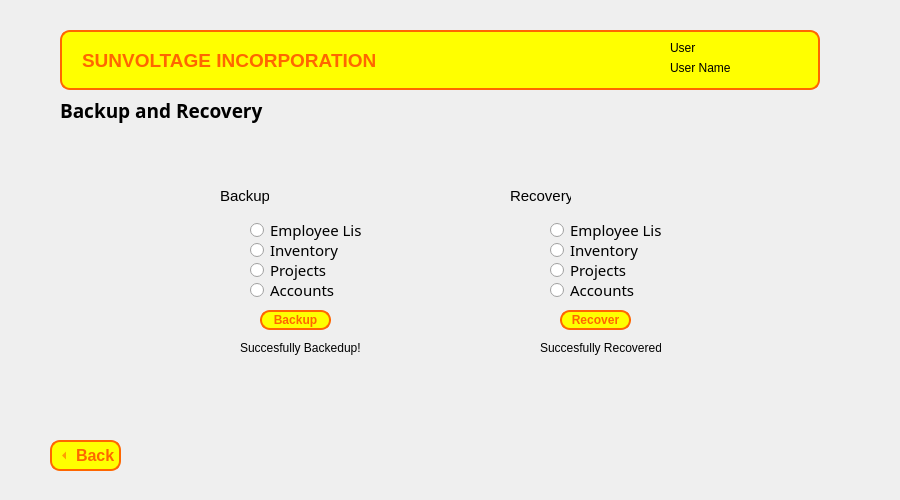
<?xml version="1.0" encoding="UTF-8"?>
<ui version="4.0">
 <class>Form</class>
 <widget class="QWidget" name="Form">
  <property name="geometry">
   <rect>
    <x>0</x>
    <y>0</y>
    <width>900</width>
    <height>500</height>
   </rect>
  </property>
  <property name="windowTitle">
   <string>Form</string>
  </property>
  <widget class="QLabel" name="label">
   <property name="geometry">
    <rect>
     <x>670</x>
     <y>40</y>
     <width>81</width>
     <height>16</height>
    </rect>
   </property>
   <property name="text">
    <string>User</string>
   </property>
  </widget>
  <widget class="QRadioButton" name="radioButton_Projects_Recovery">
   <property name="geometry">
    <rect>
     <x>550</x>
     <y>260</y>
     <width>111</width>
     <height>20</height>
    </rect>
   </property>
   <property name="font">
    <font>
     <family>Segoe UI Semibold</family>
     <pointsize>11</pointsize>
    </font>
   </property>
   <property name="styleSheet">
    <string notr="true">QRadioButton::indicator::checked {	
	image: url(check.png);
	width: 13px;
	height: 13px;
}</string>
   </property>
   <property name="text">
    <string>Projects</string>
   </property>
   <property name="autoExclusive">
    <bool>false</bool>
   </property>
  </widget>
  <widget class="QRadioButton" name="radioButton_Accounts_Backup">
   <property name="geometry">
    <rect>
     <x>250</x>
     <y>280</y>
     <width>111</width>
     <height>20</height>
    </rect>
   </property>
   <property name="font">
    <font>
     <family>Segoe UI Semibold</family>
     <pointsize>11</pointsize>
    </font>
   </property>
   <property name="styleSheet">
    <string notr="true">QRadioButton::indicator::checked {	
	image: url(check.png);
	width: 13px;
	height: 13px;
}</string>
   </property>
   <property name="text">
    <string>Accounts</string>
   </property>
   <property name="autoExclusive">
    <bool>false</bool>
   </property>
  </widget>
  <widget class="QRadioButton" name="radioButton_Inventory_Backup">
   <property name="geometry">
    <rect>
     <x>250</x>
     <y>240</y>
     <width>111</width>
     <height>20</height>
    </rect>
   </property>
   <property name="font">
    <font>
     <family>Segoe UI Semibold</family>
     <pointsize>11</pointsize>
    </font>
   </property>
   <property name="styleSheet">
    <string notr="true">QRadioButton::indicator::checked {	
	image: url(check.png);
	width: 13px;
	height: 13px;
}</string>
   </property>
   <property name="text">
    <string>Inventory</string>
   </property>
   <property name="autoExclusive">
    <bool>false</bool>
   </property>
  </widget>
  <widget class="QToolButton" name="backButton">
   <property name="geometry">
    <rect>
     <x>50</x>
     <y>440</y>
     <width>71</width>
     <height>31</height>
    </rect>
   </property>
   <property name="font">
    <font>
     <pointsize>12</pointsize>
     <bold>true</bold>
    </font>
   </property>
   <property name="styleSheet">
    <string notr="true">QToolButton {
				color: rgb(255, 102, 0);
                background-color: rgb(255, 255, 0);
                border-color: rgb(255, 102, 0);
                border: 2px solid #ff6600;
                border-radius: 10px;
            }
            QToolButton:hover, QToolButton:pressed {
                background-color: rgb(255, 183, 0);
            }</string>
   </property>
   <property name="text">
    <string>Back</string>
   </property>
   <property name="iconSize">
    <size>
     <width>20</width>
     <height>20</height>
    </size>
   </property>
   <property name="checkable">
    <bool>true</bool>
   </property>
   <property name="checked">
    <bool>false</bool>
   </property>
   <property name="toolButtonStyle">
    <enum>Qt::ToolButtonTextBesideIcon</enum>
   </property>
   <property name="arrowType">
    <enum>Qt::LeftArrow</enum>
   </property>
  </widget>
  <widget class="QLabel" name="label_4">
   <property name="geometry">
    <rect>
     <x>510</x>
     <y>180</y>
     <width>61</width>
     <height>31</height>
    </rect>
   </property>
   <property name="font">
    <font>
     <pointsize>11</pointsize>
    </font>
   </property>
   <property name="text">
    <string>Recovery</string>
   </property>
  </widget>
  <widget class="QRadioButton" name="radioButton_Employee_List_Backup">
   <property name="geometry">
    <rect>
     <x>250</x>
     <y>220</y>
     <width>111</width>
     <height>20</height>
    </rect>
   </property>
   <property name="font">
    <font>
     <family>Segoe UI Semibold</family>
     <pointsize>11</pointsize>
    </font>
   </property>
   <property name="styleSheet">
    <string notr="true">QRadioButton::indicator::checked {	
	image: url(check.png);
	width: 13px;
	height: 13px;
}</string>
   </property>
   <property name="text">
    <string>Employee List</string>
   </property>
   <property name="autoExclusive">
    <bool>false</bool>
   </property>
  </widget>
  <widget class="QRadioButton" name="radioButton_Employee_List_Recovery">
   <property name="geometry">
    <rect>
     <x>550</x>
     <y>220</y>
     <width>111</width>
     <height>20</height>
    </rect>
   </property>
   <property name="font">
    <font>
     <family>Segoe UI Semibold</family>
     <pointsize>11</pointsize>
    </font>
   </property>
   <property name="styleSheet">
    <string notr="true">QRadioButton::indicator::checked {	
	image: url(check.png);
	width: 13px;
	height: 13px;
}</string>
   </property>
   <property name="text">
    <string>Employee List</string>
   </property>
   <property name="autoExclusive">
    <bool>false</bool>
   </property>
  </widget>
  <widget class="QRadioButton" name="radioButton_Projects_Backup">
   <property name="geometry">
    <rect>
     <x>250</x>
     <y>260</y>
     <width>111</width>
     <height>20</height>
    </rect>
   </property>
   <property name="font">
    <font>
     <family>Segoe UI Semibold</family>
     <pointsize>11</pointsize>
    </font>
   </property>
   <property name="styleSheet">
    <string notr="true">QRadioButton::indicator::checked {	
	image: url(check.png);
	width: 13px;
	height: 13px;
}</string>
   </property>
   <property name="text">
    <string>Projects</string>
   </property>
   <property name="autoExclusive">
    <bool>false</bool>
   </property>
  </widget>
  <widget class="QLabel" name="alert_backedup">
   <property name="geometry">
    <rect>
     <x>240</x>
     <y>340</y>
     <width>121</width>
     <height>16</height>
    </rect>
   </property>
   <property name="text">
    <string>Succesfully Backedup!</string>
   </property>
  </widget>
  <widget class="QLabel" name="label_2">
   <property name="geometry">
    <rect>
     <x>60</x>
     <y>90</y>
     <width>211</width>
     <height>41</height>
    </rect>
   </property>
   <property name="font">
    <font>
     <family>Segoe UI Black</family>
     <pointsize>14</pointsize>
     <bold>true</bold>
    </font>
   </property>
   <property name="text">
    <string>Backup and Recovery</string>
   </property>
  </widget>
  <widget class="QRadioButton" name="radioButton_Accounts_Recovery">
   <property name="geometry">
    <rect>
     <x>550</x>
     <y>280</y>
     <width>111</width>
     <height>20</height>
    </rect>
   </property>
   <property name="font">
    <font>
     <family>Segoe UI Semibold</family>
     <pointsize>11</pointsize>
    </font>
   </property>
   <property name="styleSheet">
    <string notr="true">QRadioButton::indicator::checked {	
	image: url(check.png);
	width: 13px;
	height: 13px;
}</string>
   </property>
   <property name="text">
    <string>Accounts</string>
   </property>
   <property name="autoExclusive">
    <bool>false</bool>
   </property>
  </widget>
  <widget class="QRadioButton" name="radioButton_Inventory_Recovery">
   <property name="geometry">
    <rect>
     <x>550</x>
     <y>240</y>
     <width>111</width>
     <height>20</height>
    </rect>
   </property>
   <property name="font">
    <font>
     <family>Segoe UI Semibold</family>
     <pointsize>11</pointsize>
    </font>
   </property>
   <property name="styleSheet">
    <string notr="true">QRadioButton::indicator::checked {	
	image: url(check.png);
	width: 13px;
	height: 13px;
}</string>
   </property>
   <property name="text">
    <string>Inventory</string>
   </property>
   <property name="autoExclusive">
    <bool>false</bool>
   </property>
  </widget>
  <widget class="QPushButton" name="remove_admin_button">
   <property name="geometry">
    <rect>
     <x>260</x>
     <y>310</y>
     <width>71</width>
     <height>20</height>
    </rect>
   </property>
   <property name="font">
    <font>
     <bold>true</bold>
    </font>
   </property>
   <property name="styleSheet">
    <string notr="true">QPushButton {
				color: rgb(255, 102, 0);
                background-color: rgb(255, 255, 0);
                border-color: rgb(255, 102, 0);
                border: 2px solid #ff6600;
                border-radius: 10px;
            }
            QPushButton:hover, QPushButton:pressed {
                background-color: rgb(255, 183, 0);
            }</string>
   </property>
   <property name="text">
    <string>Backup</string>
   </property>
   <property name="checkable">
    <bool>true</bool>
   </property>
   <property name="autoExclusive">
    <bool>true</bool>
   </property>
  </widget>
  <widget class="QLabel" name="userNamelbl">
   <property name="geometry">
    <rect>
     <x>670</x>
     <y>60</y>
     <width>141</width>
     <height>16</height>
    </rect>
   </property>
   <property name="text">
    <string>User Name</string>
   </property>
  </widget>
  <widget class="QLabel" name="alert_recovered">
   <property name="geometry">
    <rect>
     <x>540</x>
     <y>340</y>
     <width>121</width>
     <height>16</height>
    </rect>
   </property>
   <property name="text">
    <string>Succesfully Recovered</string>
   </property>
  </widget>
  <widget class="QLabel" name="label_3">
   <property name="geometry">
    <rect>
     <x>220</x>
     <y>180</y>
     <width>49</width>
     <height>31</height>
    </rect>
   </property>
   <property name="font">
    <font>
     <pointsize>11</pointsize>
    </font>
   </property>
   <property name="text">
    <string>Backup</string>
   </property>
  </widget>
  <widget class="QLabel" name="Header">
   <property name="geometry">
    <rect>
     <x>60</x>
     <y>30</y>
     <width>760</width>
     <height>60</height>
    </rect>
   </property>
   <property name="font">
    <font>
     <pointsize>14</pointsize>
     <bold>true</bold>
    </font>
   </property>
   <property name="styleSheet">
    <string notr="true">color: rgb(255, 102, 0);
background-color: rgb(255, 255, 0);
border-color: rgb(255, 102, 0);
border: 2px solid #ff6600; 
border-radius: 10px;
</string>
   </property>
   <property name="text">
    <string>SUNVOLTAGE INCORPORATION</string>
   </property>
   <property name="textFormat">
    <enum>Qt::AutoText</enum>
   </property>
   <property name="scaledContents">
    <bool>false</bool>
   </property>
   <property name="margin">
    <number>0</number>
   </property>
   <property name="indent">
    <number>20</number>
   </property>
  </widget>
  <widget class="QPushButton" name="add_admin_button">
   <property name="geometry">
    <rect>
     <x>560</x>
     <y>310</y>
     <width>71</width>
     <height>20</height>
    </rect>
   </property>
   <property name="font">
    <font>
     <bold>true</bold>
    </font>
   </property>
   <property name="styleSheet">
    <string notr="true">QPushButton {
				color: rgb(255, 102, 0);
                background-color: rgb(255, 255, 0);
                border-color: rgb(255, 102, 0);
                border: 2px solid #ff6600;
                border-radius: 10px;
            }
            QPushButton:hover, QPushButton:pressed {
                background-color: rgb(255, 183, 0);
            }</string>
   </property>
   <property name="text">
    <string>Recover</string>
   </property>
   <property name="checkable">
    <bool>true</bool>
   </property>
   <property name="autoExclusive">
    <bool>true</bool>
   </property>
  </widget>
  <zorder>Header</zorder>
  <zorder>label</zorder>
  <zorder>radioButton_Projects_Recovery</zorder>
  <zorder>radioButton_Accounts_Backup</zorder>
  <zorder>radioButton_Inventory_Backup</zorder>
  <zorder>backButton</zorder>
  <zorder>label_4</zorder>
  <zorder>radioButton_Employee_List_Backup</zorder>
  <zorder>radioButton_Employee_List_Recovery</zorder>
  <zorder>radioButton_Projects_Backup</zorder>
  <zorder>alert_backedup</zorder>
  <zorder>label_2</zorder>
  <zorder>radioButton_Accounts_Recovery</zorder>
  <zorder>radioButton_Inventory_Recovery</zorder>
  <zorder>remove_admin_button</zorder>
  <zorder>userNamelbl</zorder>
  <zorder>alert_recovered</zorder>
  <zorder>label_3</zorder>
  <zorder>add_admin_button</zorder>
 </widget>
 <resources/>
 <connections/>
</ui>
